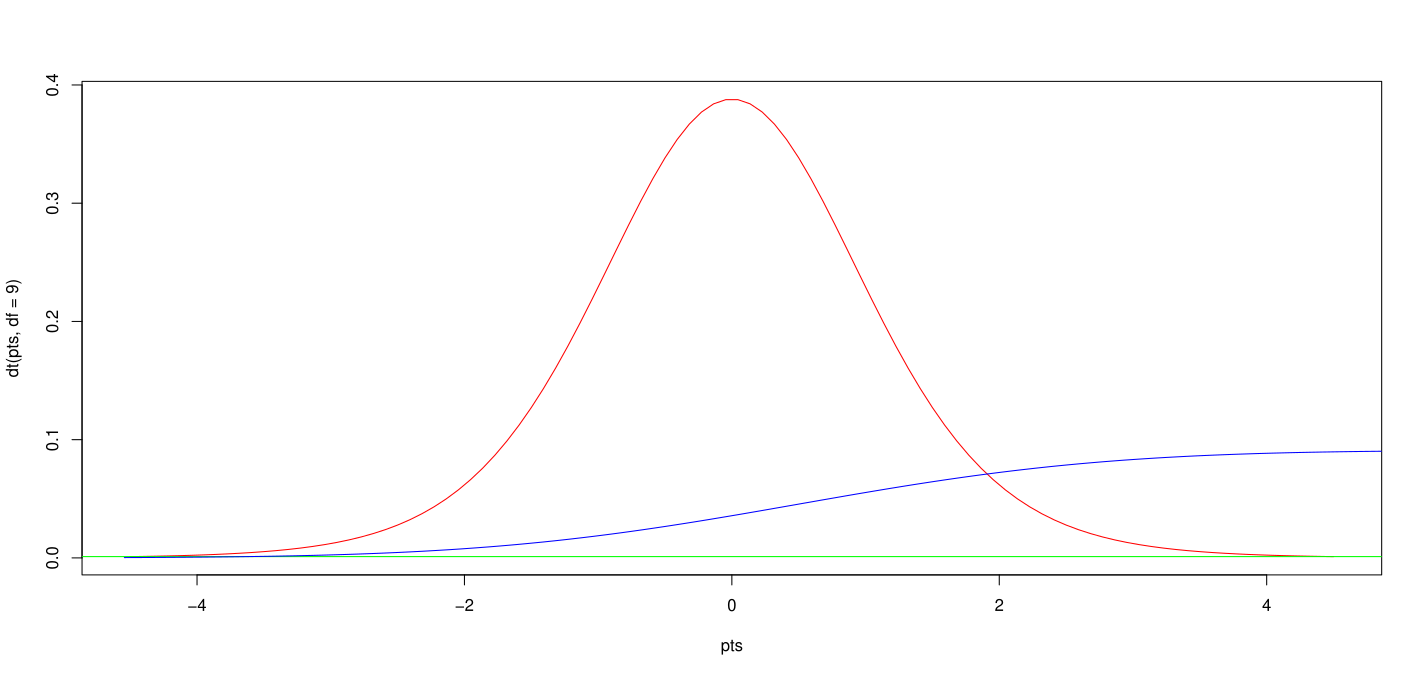

The script that drew this image:
# Author: Tzuriel Murray, Date: 10/5/22, Purpose: Calculate paired t-test

# Generates 2 variables/groups called x and y
x = c(1000, 230, 12333, 3455, 23, 12, 3, 4, 45, 56, 78)
y = c(1, 2, 3, 4, 5, 6, 7, 8, 9, 10, 11)

# Generates data points in sequence from -4.5 to 4.5
pts = seq(-4.5, 4.5, length = 100)

# Plots x and y to visualize distribution curve
plot(pts, dt(pts, df = 9), col = 'red', type = 'l')

# Check the distribution of x and y variables
lines(density(x), col = 'green')
lines(density(y), col = 'blue')

# Apply t-test to generate p-value
ttest = t.test(x, y);
ttest
